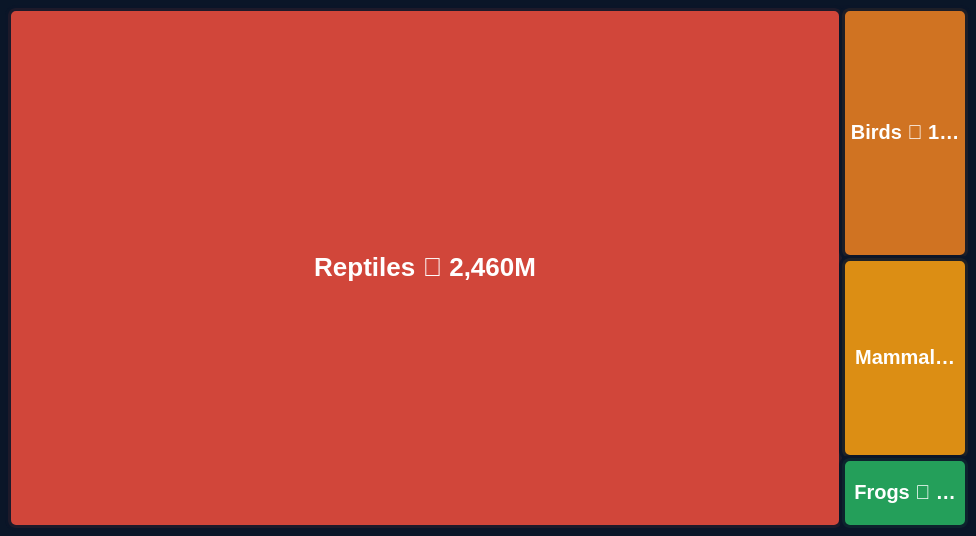

Here is the Vega-Lite specification saved for this chart:
### Vega specification from a JSON file in a GitHub repository (floating-point values rounded to 4 significant figures)
{"$schema": "https://vega.github.io/schema/vega/v5.json", "width": 480, "height": 260, "padding": 2, "background": "#0a1628", "data": [{"name": "tree", "values": [{"id": 0, "parent": null, "name": "root", "value": 0}, {"id": 1, "parent": 0, "name": "Reptiles", "value": 2460, "label": "Reptiles 🦎\n2,460M"}, {"id": 2, "parent": 0, "name": "Birds", "value": 180, "label": "Birds 🦅\n180M"}, {"id": 3, "parent": 0, "name": "Mammals", "value": 143, "label": "Mammals 🦘\n143M"}, {"id": 4, "parent": 0, "name": "Frogs", "value": 51, "label": "Frogs 🐸\n51M"}], "transform": [{"type": "stratify", "key": "id", "parentKey": "parent"}, {"type": "treemap", "field": "value", "sort": {"field": "value", "order": "descending"}, "round": true, "method": "squarify", "ratio": 1.618, "size": [{"signal": "width"}, {"signal": "height"}]}]}], "marks": [{"type": "rect", "from": {"data": "tree"}, "encode": {"enter": {"x": {"field": "x0"}, "y": {"field": "y0"}, "x2": {"field": "x1"}, "y2": {"field": "y1"}, "stroke": {"value": "#0a1628"}, "strokeWidth": {"value": 3}, "cornerRadius": {"value": 4}}, "update": {"fill": {"signal": "datum.name === 'root' ? '#0a1628' : datum.name === 'Reptiles' ? '#E74C3C' : datum.name === 'Birds' ? '#E67E22' : datum.name === 'Mammals' ? '#F39C12' : '#27AE60'"}, "opacity": {"value": 0.9}, "tooltip": {"signal": "{'Species': datum.label, 'Animals Affected': datum.value + 'M'}"}}}}, {"type": "text", "from": {"data": "tree"}, "encode": {"enter": {"x": {"signal": "(datum.x0 + datum.x1) / 2"}, "y": {"signal": "(datum.y0 + datum.y1) / 2"}, "align": {"value": "center"}, "baseline": {"value": "middle"}, "fill": {"value": "#ffffff"}, "fontWeight": {"value": "bold"}, "fontSize": {"signal": "datum.name === 'root' ? 0 : (datum.x1 - datum.x0) > 80 ? 13 : (datum.x1 - datum.x0) > 40 ? 10 : 0"}, "text": {"field": "label"}, "limit": {"signal": "datum.x1 - datum.x0 - 8"}}}}]}
